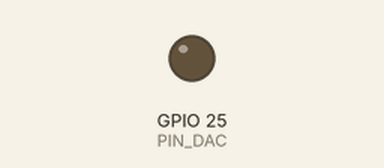
The sketch below on a simulated ESP32. Parts: output pins drawn as LEDs (lit = HIGH). What the sketch prints to the serial monitor is not drawn.

Above: at 0.65 s.
At 5.25 s:
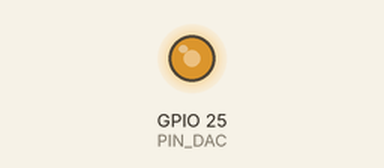
Timing chart, 0 to 6.4 s (numbered marks = the images above):
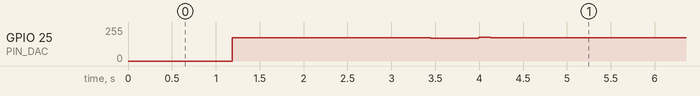

Measured:
- by itself, GPIO 25 (PIN_DAC): 0/255 → 175/255 at 1.2 s, → 174/255 0.10 s later, → 175/255 0.77 s later, → 170/255 1.4 s later, … (7 changes in this stretch)

The sketch:

Simulador_DAC_ESP32.ino
```cpp
#include "semg.h"   // SEMG[], N_SEMG, FS_SEMG

#define PIN_DAC 25  // GPIO25 = DAC1

uint32_t indice = 0;
uint32_t proximo_us;
uint32_t acumulador = 0;

void setup() {
  Serial.begin(115200);
  delay(500);
  Serial.printf("Chip: %s | N_SEMG = %u | FS_SEMG = %u Hz\n", ESP.getChipModel(), (unsigned)N_SEMG, (unsigned)FS_SEMG);

  proximo_us = micros();
}

void loop() {
  if ((int32_t)(micros() - proximo_us) >= 0) {

    dacWrite(PIN_DAC, SEMG[indice]);

    indice++;
    if (indice >= N_SEMG) indice = 0;

    acumulador += 1000000UL;
    proximo_us += acumulador / FS_SEMG;
    acumulador %= FS_SEMG;
  }
}
```

Source omitted: semg.h (data table, 153641 bytes)
